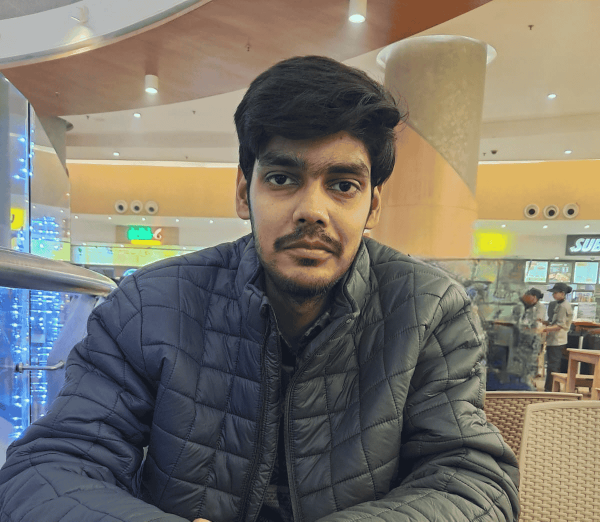
#> input picture pic.png, 1200 x 1043 px (shown at 1/2 size)
$ python 6functions.py
#> lines starting #> are read from the running program, lines starting #| are printed output that depends on the picture; after the words box and inside, x2 and y2 are one past the last pixel; in counts of white or black regions, pixels touching at a corner belong together
import cv2 as cv
im=cv.imread('pic.png')
#> im is the input picture: shape (1043, 1200, 3); mean B, G, R 105.5, 116.4, 122
#1. GrayScale
gray=cv.cvtColor(im,cv.COLOR_BGR2GRAY)
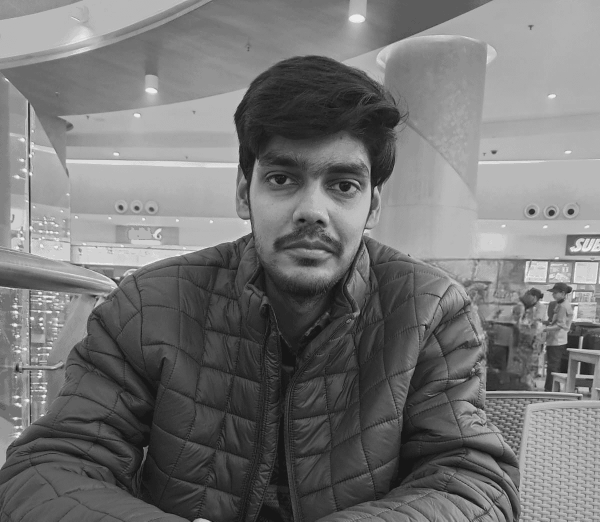
#> gray: shape (1043, 1200) (shown at 1/2 size); min 22, max 238, mean 116.8
cv.imshow('gray',gray)
#2. blur
blur=cv.GaussianBlur(im,(7,7),cv.BORDER_DEFAULT)
cv.imshow('blur',blur)
#Edge cascade 125 and 175 are pixel threshold you can pass blur instead of im to detect less edges
canny=cv.Canny(im,125,175)
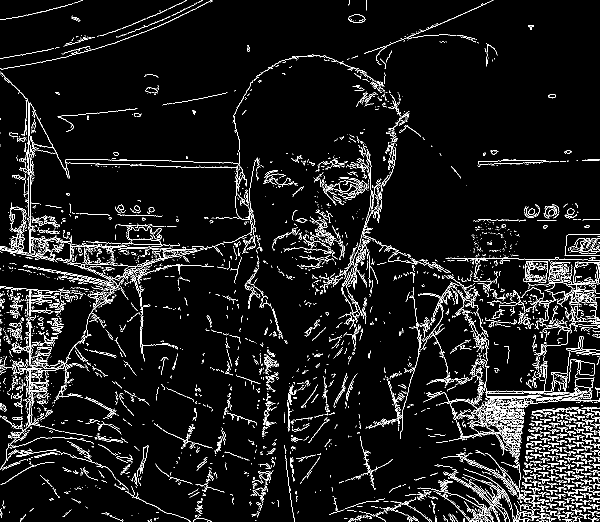
#> canny: shape (1043, 1200) (shown at 1/2 size); 6.4% white in thin lines or dots
cv.imshow('edge',canny)
dilated=cv.dilate(canny,(7,7),iterations=3)
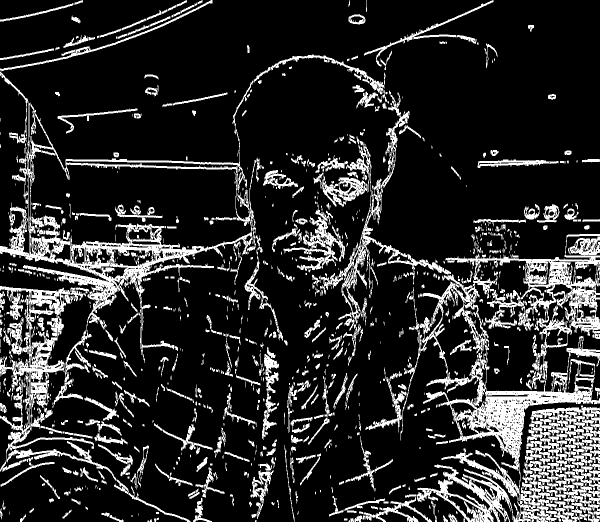
#> dilated: shape (1043, 1200) (shown at 1/2 size); 16.7% white; 1095 white regions (553 under 20 px), largest, box (x1, y1, x2, y2) and area: (801, 468, 1200, 1043) 67765, (0, 143, 513, 810) 31588, (0, 572, 188, 944) 14879
cv.imshow('dilate',dilated)
eroded=cv.erode(canny,(7,7),iterations=3)
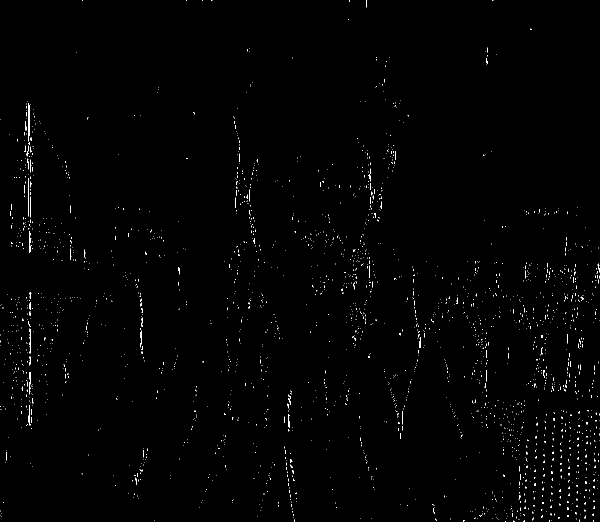
#> eroded: shape (1043, 1200) (shown at 1/2 size); 0.59% white in thin lines or dots
cv.imshow('erode',eroded)

#resize
resize=cv.resize(im,(500,500),interpolation=cv.INTER_CUBIC)
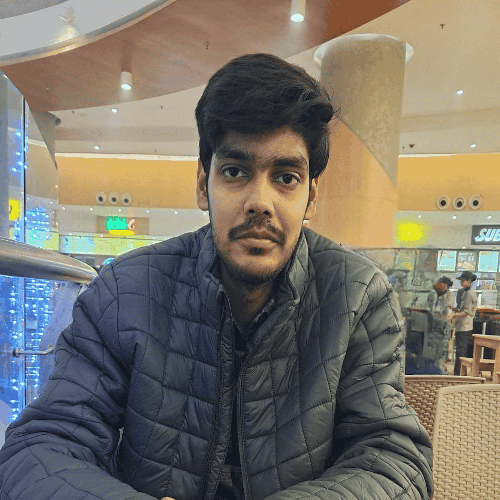
#> resize: shape (500, 500, 3); mean B, G, R 105.5, 116.4, 122
cv.imshow('resize',resize)

#cropping
cropped=im[200:300,300:450]
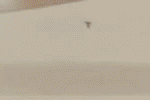
#> cropped: shape (100, 150, 3); mean B, G, R 155.5, 174.3, 184.4
cv.imshow('cropped',cropped)
cv.waitKey(0)

$ run again, with tripimage.jpg saved as pic.png
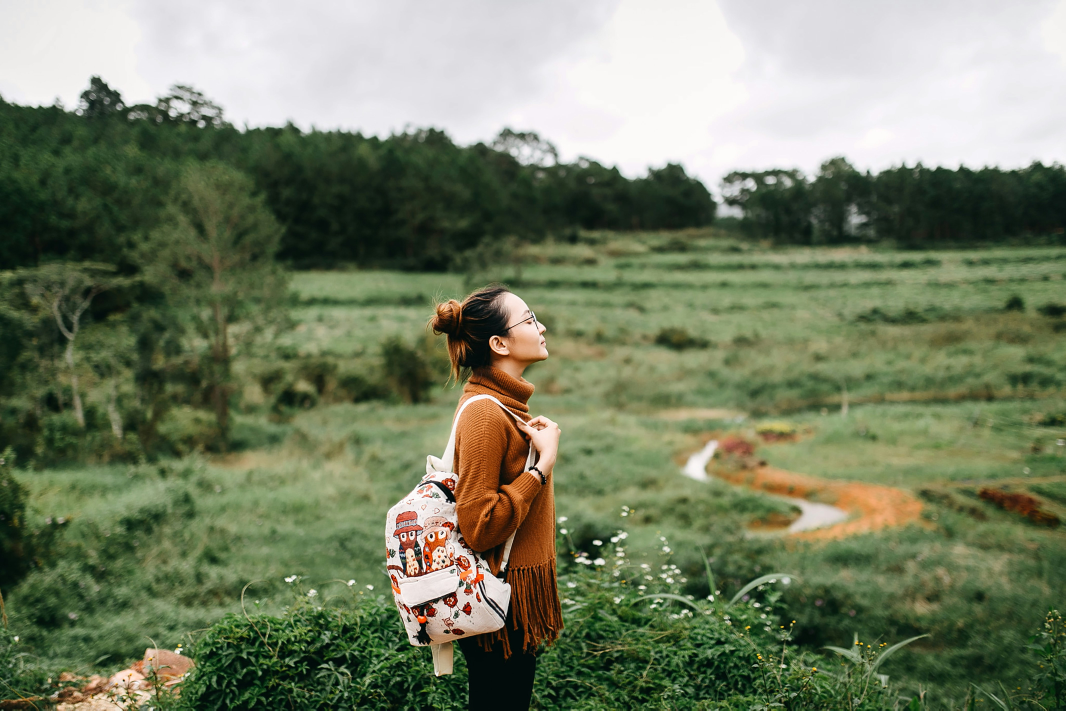
#> input picture tripimage.jpg, 4263 x 2841 px (shown at 1/4 size)
#> im is the input picture: shape (2841, 4263, 3); mean B, G, R 100.2, 126.9, 117.7
#> `canny=cv.Canny(im,125,175)`:
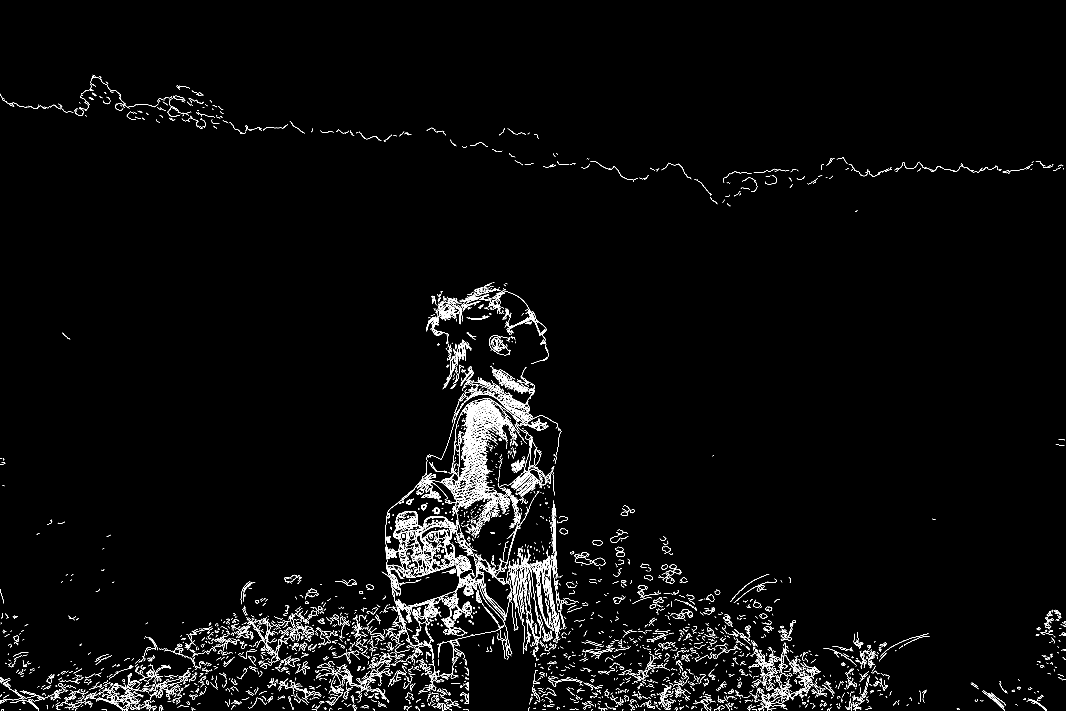
#> canny: shape (2841, 4263) (shown at 1/4 size); 1.5% white in thin lines or dots, all inside (x1, y1, x2, y2) = (0, 299, 4263, 2841)
#> dilated: shape (2841, 4263); 4% white; 2324 white regions (263 under 20 px), largest, box (x1, y1, x2, y2) and area: (1540, 1465, 2232, 2734) 149992, (1840, 1131, 2194, 1459) 10573, (336, 2693, 574, 2841) 7977
#> eroded: shape (2841, 4263); 0.13% white in thin lines or dots, all inside (x1, y1, x2, y2) = (2, 319, 4257, 2841)
#> `cropped=im[200:300,300:450]`:
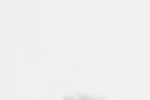
#> cropped: shape (100, 150, 3); mean B, G, R 238, 239.9, 240.8
